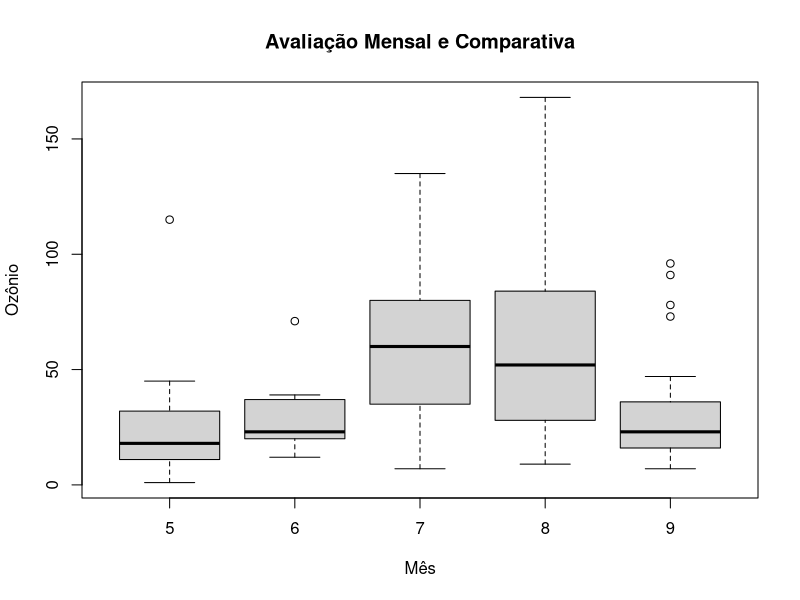
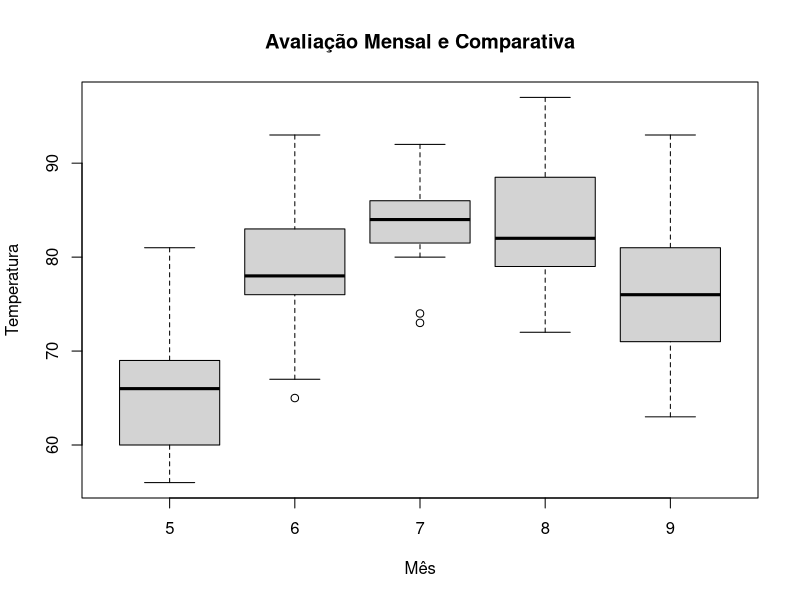
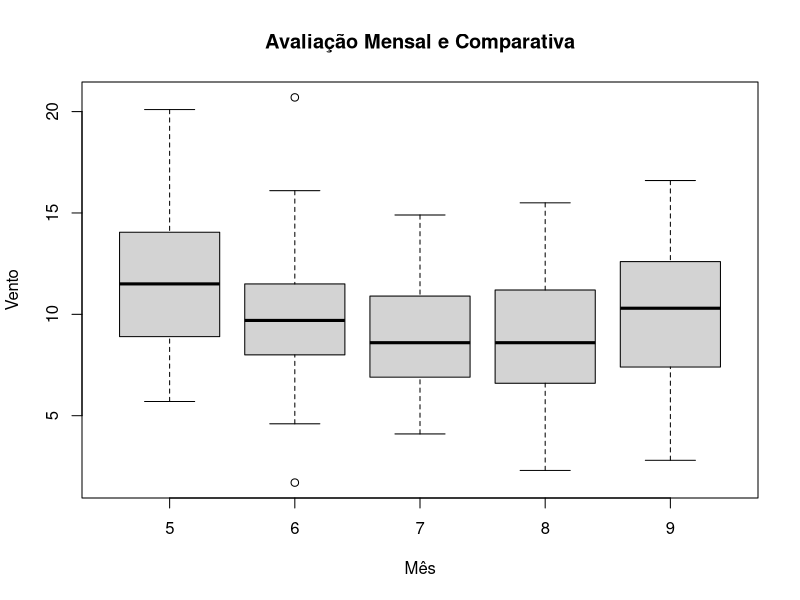
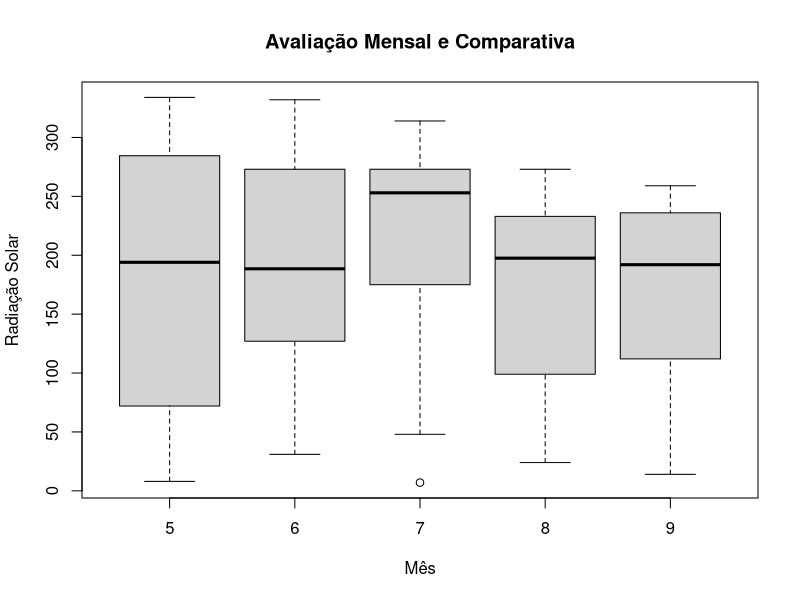

R code for these plots, in order:
## ---- chunk 1
boxplot(Ozone ~ Month, data = airquality,
        main = "Avaliação Mensal e Comparativa",
        xlab = "Mês", ylab = "Ozônio")
## ---- chunk 2
boxplot(Temp ~ Month, data = airquality,
        main = "Avaliação Mensal e Comparativa",
        xlab = "Mês", ylab = "Temperatura")
## ---- chunk 3
boxplot(Wind ~ Month, data = airquality,
        main = "Avaliação Mensal e Comparativa",
        xlab = "Mês", ylab = "Vento")
## ---- chunk 4
boxplot(Solar.R ~ Month, data = airquality,
        main = "Avaliação Mensal e Comparativa",
        xlab = "Mês", ylab = "Radiação Solar")
